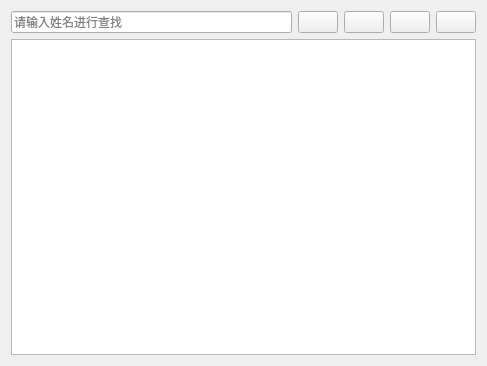
<?xml version="1.0" encoding="UTF-8"?>
<ui version="4.0">
 <class>PatientView</class>
 <widget class="QWidget" name="PatientView">
  <property name="geometry">
   <rect>
    <x>0</x>
    <y>0</y>
    <width>487</width>
    <height>366</height>
   </rect>
  </property>
  <property name="windowTitle">
   <string>患者管理</string>
  </property>
  <layout class="QVBoxLayout" name="verticalLayout">
   <item>
    <layout class="QHBoxLayout" name="horizontalLayout">
     <item>
      <widget class="QLineEdit" name="txtSearch">
       <property name="placeholderText">
        <string>请输入姓名进行查找</string>
       </property>
      </widget>
     </item>
     <item>
      <widget class="QPushButton" name="btSearch">
       <property name="text">
        <string/>
       </property>
       <property name="icon">
        <iconset resource="lab4.qrc">
         <normaloff>:/tu/c.png</normaloff>:/tu/c.png</iconset>
       </property>
      </widget>
     </item>
     <item>
      <widget class="QPushButton" name="btAdd">
       <property name="text">
        <string/>
       </property>
       <property name="icon">
        <iconset resource="lab4.qrc">
         <normaloff>:/tu/j.png</normaloff>:/tu/j.png</iconset>
       </property>
      </widget>
     </item>
     <item>
      <widget class="QPushButton" name="btDelete">
       <property name="text">
        <string/>
       </property>
       <property name="icon">
        <iconset resource="lab4.qrc">
         <normaloff>:/tu/s.png</normaloff>:/tu/s.png</iconset>
       </property>
      </widget>
     </item>
     <item>
      <widget class="QPushButton" name="btEdit">
       <property name="text">
        <string/>
       </property>
       <property name="icon">
        <iconset resource="lab4.qrc">
         <normaloff>:/tu/g.png</normaloff>:/tu/g.png</iconset>
       </property>
      </widget>
     </item>
    </layout>
   </item>
   <item>
    <widget class="QTableView" name="tableView"/>
   </item>
  </layout>
 </widget>
 <resources>
  <include location="lab4.qrc"/>
 </resources>
 <connections/>
</ui>
